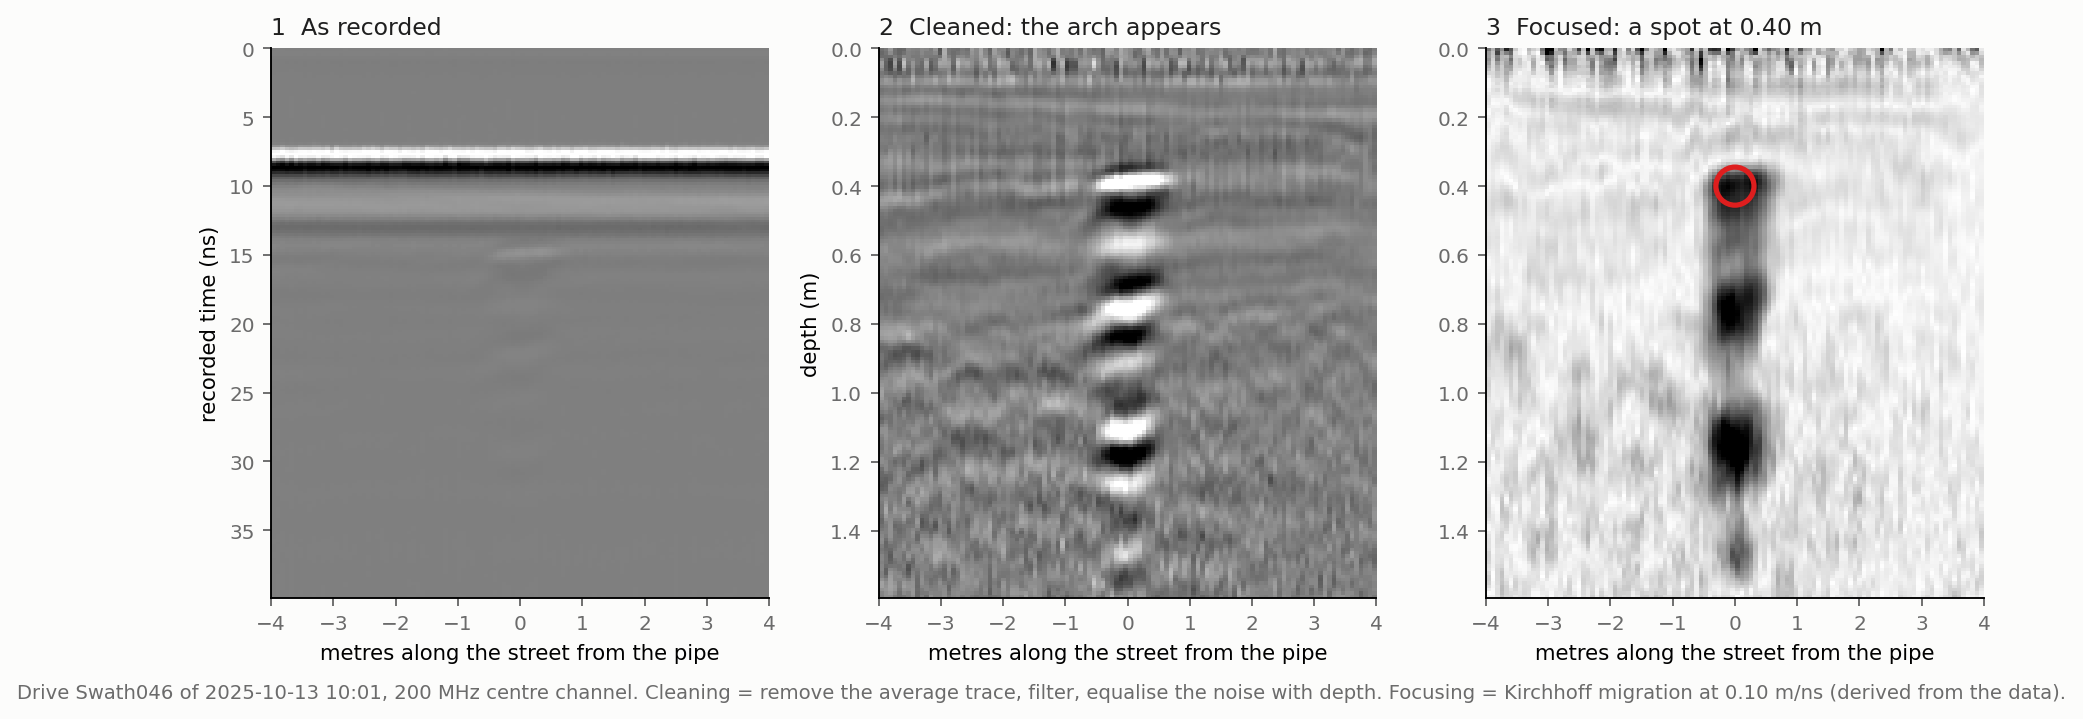

Write the Python code that produced this figure.
"""Report figure: one crossing pipe through the processing chain. Raw traces -> cleaned -> migrated (focused) -> detection.
Drive 45 (2025-10-13 10:01 Swath046), crossing 217 (0.40 m). Usage: python processing_steps.py out.png"""
import json
import sys
from pathlib import Path
import matplotlib
import numpy as np
matplotlib.use("Agg")
import matplotlib.pyplot as plt

ROOT = Path(__file__).resolve().parents[2]
sys.path.insert(0, str(ROOT / "pipeline"))
from build_cube import swath_geometry  # noqa: E402
from build_v2 import load_cfg, preprocess_array  # noqa: E402
from ids_reader import Swath  # noqa: E402
from paths import CACHE, CITY  # noqa: E402
from processing import envelope, kirchhoff_migrate  # noqa: E402

SURF, INK, MUTED, BLUE, ORANGE, AQUA = "#fcfcfb", "#1f1f1f", "#6b6b6b", "#2a78d6", "#eb6834", "#1baf7a"
DET = load_cfg(str(ROOT / "pipeline/configs/dev_swath_v2_2.yaml")); V = DET["migration"]["velocity_m_ns"]; AP = DET["migration"]["aperture_m"]
DRIVE, J, HALF, ZMAX = 45, 217, 4.0, 1.6
R = json.load(open(CITY / f"scan_{DRIVE}.json")); c = R["crossings"][J]; s0 = c["s0_m"]
f = Path(R["file"]); sw = Swath.load(str(f.parent), f.stem); g = swath_geometry(sw, DET["base"]); u_ch = np.nanmedian(g["u2"], 0); ch = int(np.argmin(np.abs(u_ch)))
sc = g["s2"][:, ch]; idx = np.nonzero((sc > s0 - 30) & (sc < s0 + 30))[0]; sl = slice(int(idx[0]), int(idx[-1]) + 1)
pp = preprocess_array(sw, 2, DET, scans=sl); X = pp["X"][:, ch]; dt = pp["dt_ns"]; dx = pp["dx_m"]
mig = envelope(kirchhoff_migrate(X, dx, dt, V, AP)); s_sl = sc[sl]; w = (s_sl > s0 - HALF) & (s_sl < s0 + HALF)
raw = np.asarray(sw.data[2][sl, ch, :]).astype(np.float32); raw -= raw.mean(1, keepdims=True); dt_raw = sw.config.channels_of(2)[ch].dt_ns
nz = int(round(2 * ZMAX / V / dt)); depth = np.arange(nz) * dt * V / 2; ext = [-HALF, HALF, depth[-1], 0]
fig, ax = plt.subplots(1, 3, figsize=(13, 4.2), facecolor=SURF, gridspec_kw=dict(wspace=0.22))
t_raw = np.arange(raw.shape[1]) * dt_raw; ct = t_raw <= 40
rw = raw[w][:, ct]; lim = np.percentile(np.abs(rw), 99)
ax[0].imshow(rw.T, cmap="gray", vmin=-lim, vmax=lim, aspect="auto", extent=[-HALF, HALF, t_raw[ct][-1], 0], interpolation="nearest")
ax[0].set_ylabel("recorded time (ns)", fontsize=9); ax[0].set_title("1  As recorded", loc="left", fontsize=10, color=INK)
cl = X[w][:, :nz]; lim = np.percentile(np.abs(cl), 99)
ax[1].imshow(cl.T, cmap="gray", vmin=-lim, vmax=lim, aspect="auto", extent=ext, interpolation="nearest")
ax[1].set_ylabel("depth (m)", fontsize=9); ax[1].set_title("2  Cleaned: the arch appears", loc="left", fontsize=10, color=INK)
mg = mig[w][:, :nz]; ax[2].imshow(mg.T, cmap="gray_r", vmin=0, vmax=np.percentile(mg, 99.5), aspect="auto", extent=ext, interpolation="nearest")
ax[2].scatter([0], [c["depth_m"]], s=260, facecolors="none", edgecolors="#de1e1e", linewidths=2.2); ax[2].set_title(f"3  Focused: a spot at {c['depth_m']:.2f} m", loc="left", fontsize=10, color=INK)
for a in ax:
    a.set_facecolor(SURF); a.set_xlabel("metres along the street from the pipe", fontsize=9); a.tick_params(labelsize=8.5, colors=MUTED)
    for sp in ("top", "right"):
        a.spines[sp].set_visible(False)
fig.text(0.01, -0.03, f"Drive {R['swath']} of 2025-10-13 10:01, 200 MHz centre channel. Cleaning = remove the average trace, filter, equalise the noise with depth. Focusing = Kirchhoff migration at 0.10 m/ns (derived from the data).", fontsize=8.3, color=MUTED)
fig.savefig(sys.argv[1] if len(sys.argv) > 1 else "processing_steps.png", dpi=170, facecolor=SURF, bbox_inches="tight"); print("ok")
